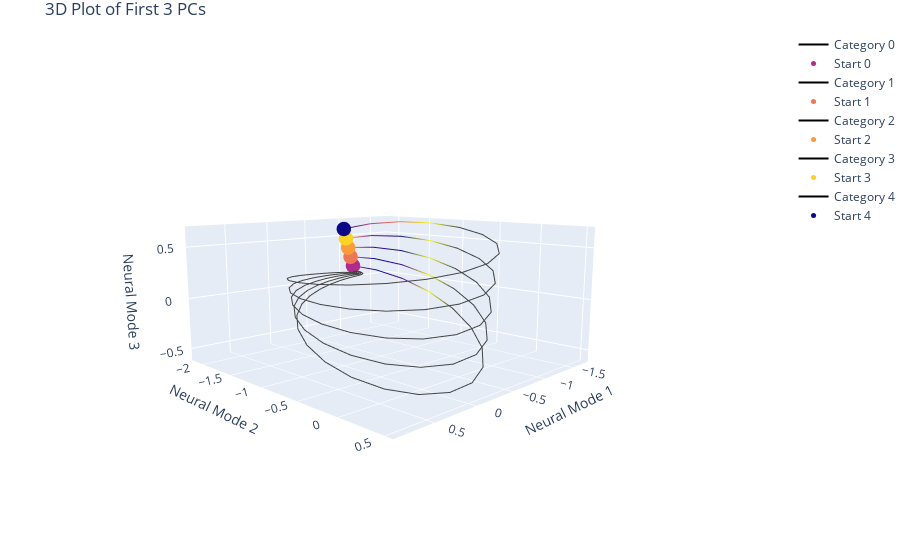

The code cell stored with this chart in its notebook:
### Code cell
import plotly.graph_objects as go

# Assuming full_pc_data, cur_params, and colors are already defined
colors = np.concatenate((plt.cm.RdBu(np.linspace(0, 0.3, 4)), plt.cm.RdBu(np.linspace(0.7, 1.0, 4))), axis=0)
fig = go.Figure()

# Loop through each category to plot
for c in range(5):
    # Extract the data for the trajectory
    x = pc_data[:30, c, 0]
    y = pc_data[:30, c, 1]
    z = pc_data[:30, c, 2]
    
    # Add the trajectory to the figure
    fig.add_trace(go.Scatter3d(x=x, y=y, z=z, mode='lines', 
                               marker=dict(color=colors[c], size=4),
                               line=dict(color=colors[c], width=2),
                               name=f'Category {c}'))
    
    # Add the starting point to the figure
    fig.add_trace(go.Scatter3d(x=[x[0]], y=[y[0]], z=[z[0]], mode='markers', 
                               marker=dict(color=colors[c], size=5),
                               name=f'Start {c}'))

# Customize the layout
fig.update_layout(title='3D Plot of First 3 PCs',
                  scene=dict(
                      xaxis_title='Neural Mode 1',
                      yaxis_title='Neural Mode 2',
                      zaxis_title='Neural Mode 3'
                  ),
                  margin=dict(l=0, r=0, b=0, t=30))
fig.update_layout(scene_camera=dict(
    up=dict(x=0, y=0, z=1),  # Sets the "up" direction of the z-axis
    center=dict(x=0, y=0, z=0),  # Centers the plot
    eye=dict(x=2, y=2, z=0.5)  # Initial position of the camera (elevation, azimuth, roll)
))

fig.show()
